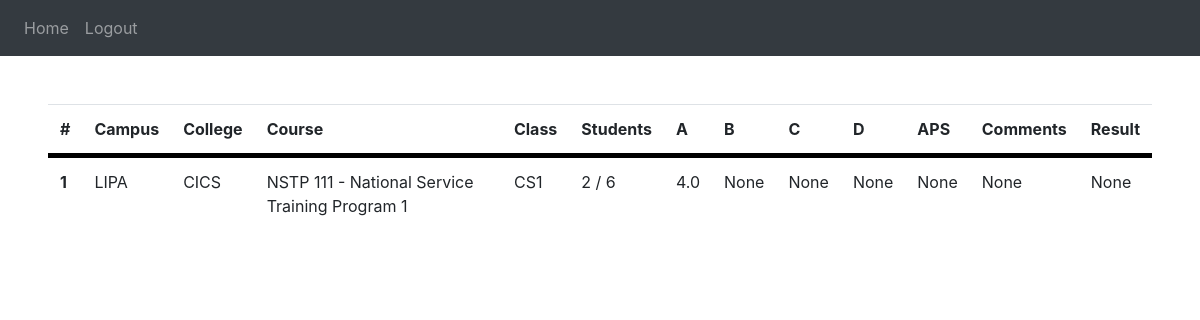
The page /showRec on the database as committed earlier.
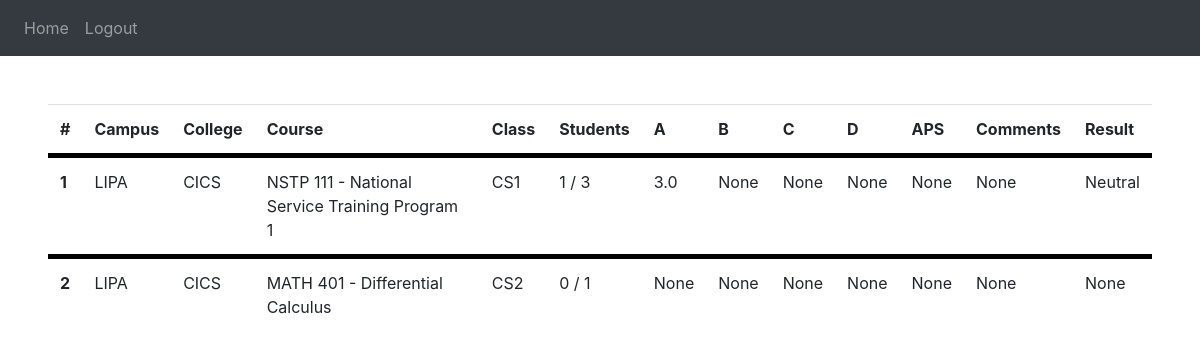
The same page on the database as committed later.
### website/models.py (models this page shows)
class Result(db.Model):
  id = db.Column(db.Integer, primary_key=True)
  facultyName = db.Column(db.String(255))
  campus = db.Column(db.String(255))
  college = db.Column(db.String(255))
  course = db.Column(db.String(255))
  facultyClass = db.Column(db.String(255))
  studentsAnswered = db.Column(db.String(255))
  catA = db.Column(db.Float)
  catB = db.Column(db.Float)
  catC = db.Column(db.Float)
  catD = db.Column(db.Float)
  APS = db.Column(db.Float)
  senAnalysis = db.Column(db.Integer)
  comments = db.Column(db.String(255))
  result = db.Column(db.String(255))

### website/views.py (the view)
@views.route('/showRec')
def showRec():
    records = Result.query.all()
    return render_template("showRec.html",records=records)

### website/templates/showRec.html
{% extends "base.html" %} {% block title %}Result{% endblock %}
{% block content%}
  <table class="table">
    <thead>
      <tr>
        <th>#</th>
        <th style="width: 1%;">Campus</th>
        <th style="width: 1%;">College</th>
        <th style="width: 100%;">Course</th>
        <th style="width: 1%;">Class</th>
        <th style="width: 100%;">Students</th>
        <th style="width: 1%;">A</th>
        <th style="width: 1%;">B</th>
        <th style="width: 1%;">C</th>
        <th style="width: 1%;">D</th>
        <th style="width: 1%;">APS</th>
        <th style="width: 100%;">Comments</th>
        <th>Result</th>
      </tr>
    </thead>
    <tbody>
      {% for rec in records %}
      <tr style="border-top: solid black 5px ;">
        <th scope="row">
          {{ rec.id }}
        </th>
        <td>
          {{ rec.campus }}
        </td>
        <td>
          {{ rec.college }}
        </td>
        <td>
          {{ rec.course }}
        </td>
        <td>
          {{ rec.facultyClass }}
        </td>
        <td>
          {{ rec.studentsAnswered }}
        </td>
        <td>
          {{ rec.catA }}
        </td>
        <td>
          {{ rec.catB }}
        </td>
        <td>
          {{ rec.catC }}
        </td>
        <td>
          {{ rec.catD }}
        </td>
        <td>
          {{ rec.APS }}
        </td>
        <td>
          <div style="max-height: 100px; overflow-x: hidden; overflow-y: auto;">
            {{ rec.comments }}
          </div>
        </td>
        <td>
          {{ rec.result }}
        </td>
      </tr>
    {% endfor %}
    </tbody>
  </table>
{% endblock %}

### website/templates/base.html (shortened to what this page needs)
<!DOCTYPE html>
<html>
  <head>
    <link
      rel="stylesheet"
      href="https://stackpath.bootstrapcdn.com/bootstrap/4.4.1/css/bootstrap.min.css"
    />
    <link
      rel="stylesheet"
      href="https://stackpath.bootstrapcdn.com/font-awesome/4.7.0/css/font-awesome.min.css"
    />
  </head>
  <body>
    <nav class="navbar navbar-expand-lg navbar-dark bg-dark">
      <div class="collapse navbar-collapse" id="navbar">
        <div class="navbar-nav">
          {% if session['status'] == 'out' %}
          <a class="nav-item nav-link" id="home" href="/">Home</a>
          {% elif session['status'] == 'addSubs' %}
            <a class="nav-item nav-link" id="addSubs" href="/addSubs">Home</a>
          {% else %}
            {% if session['position'] == 'student' %}
            <a class="nav-item nav-link" id="chooseProf" href="/chooseProf">Home</a>
            {% else %}
            <a class="nav-item nav-link" id="showRec" href="/showRec">Home</a>
            {% endif %}
            <a class="nav-item nav-link" id="logout" href="/logout">Logout</a>
          {% endif %}
        </div>
      </div>
    </nav>
    <div class="m-5">{% block content %} {% endblock %}</div>
  </body>
</html>

Rows that differ between the two databases and show on the page:
changed Result "NSTP 111 - National Service Training Program 1": studentsAnswered "2 / 6" → "1 / 3"; catA "4.0" → "3.0"; result "None" → "Neutral"
added Result: id "2", campus "LIPA", college "CICS", course "MATH 401 - Differential Calculus", facultyClass "CS2", studentsAnswered "0 / 1", catA "None", catB "None", catC "None", catD "None", APS "None", comments "None", result "None"
